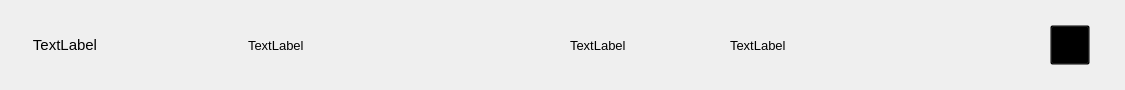
<?xml version="1.0" encoding="UTF-8"?>
<ui version="4.0">
 <class>SongItemWidget</class>
 <widget class="QWidget" name="SongItemWidget">
  <property name="geometry">
   <rect>
    <x>0</x>
    <y>0</y>
    <width>1125</width>
    <height>90</height>
   </rect>
  </property>
  <property name="windowTitle">
   <string>Form</string>
  </property>
  <property name="styleSheet">
   <string notr="true"/>
  </property>
  <widget class="QLabel" name="label_number">
   <property name="geometry">
    <rect>
     <x>30</x>
     <y>10</y>
     <width>70</width>
     <height>70</height>
    </rect>
   </property>
   <property name="font">
    <font>
     <family>Microsoft YaHei UI</family>
     <pointsize>11</pointsize>
    </font>
   </property>
   <property name="styleSheet">
    <string notr="true"/>
   </property>
   <property name="text">
    <string>TextLabel</string>
   </property>
   <property name="alignment">
    <set>Qt::AlignCenter</set>
   </property>
  </widget>
  <widget class="QLabel" name="label_cover">
   <property name="geometry">
    <rect>
     <x>150</x>
     <y>10</y>
     <width>70</width>
     <height>70</height>
    </rect>
   </property>
   <property name="styleSheet">
    <string notr="true">QLabel {
    border-radius: 15px;  /* 设置圆角半径 */
}
</string>
   </property>
   <property name="text">
    <string/>
   </property>
  </widget>
  <widget class="QLabel" name="label_musicName">
   <property name="geometry">
    <rect>
     <x>240</x>
     <y>20</y>
     <width>300</width>
     <height>50</height>
    </rect>
   </property>
   <property name="font">
    <font>
     <family>Microsoft YaHei UI</family>
     <pointsize>10</pointsize>
    </font>
   </property>
   <property name="styleSheet">
    <string notr="true">QLabel {
    border-radius: 10px;  /* 设置圆角半径 */

    padding: 5px;  /* 可选，给文本周围留些空白 */
	
}</string>
   </property>
   <property name="text">
    <string>TextLabel</string>
   </property>
  </widget>
  <widget class="QLabel" name="label_artist">
   <property name="geometry">
    <rect>
     <x>570</x>
     <y>20</y>
     <width>100</width>
     <height>50</height>
    </rect>
   </property>
   <property name="font">
    <font>
     <family>Microsoft YaHei UI</family>
     <pointsize>10</pointsize>
    </font>
   </property>
   <property name="styleSheet">
    <string notr="true"/>
   </property>
   <property name="text">
    <string>TextLabel</string>
   </property>
  </widget>
  <widget class="QLabel" name="label_album">
   <property name="geometry">
    <rect>
     <x>730</x>
     <y>20</y>
     <width>250</width>
     <height>50</height>
    </rect>
   </property>
   <property name="font">
    <font>
     <family>Microsoft YaHei UI</family>
     <pointsize>10</pointsize>
    </font>
   </property>
   <property name="styleSheet">
    <string notr="true"/>
   </property>
   <property name="text">
    <string>TextLabel</string>
   </property>
  </widget>
  <widget class="QToolButton" name="toolButton_delete">
   <property name="geometry">
    <rect>
     <x>1050</x>
     <y>25</y>
     <width>40</width>
     <height>40</height>
    </rect>
   </property>
   <property name="styleSheet">
    <string notr="true">background-color: transparent; /* 设置QListWidget的背景为透明 */</string>
   </property>
   <property name="text">
    <string>...</string>
   </property>
   <property name="icon">
    <iconset resource="resource.qrc">
     <normaloff>:/img/删除.png</normaloff>:/img/删除.png</iconset>
   </property>
   <property name="iconSize">
    <size>
     <width>30</width>
     <height>30</height>
    </size>
   </property>
  </widget>
 </widget>
 <resources>
  <include location="resource.qrc"/>
 </resources>
 <connections/>
</ui>
